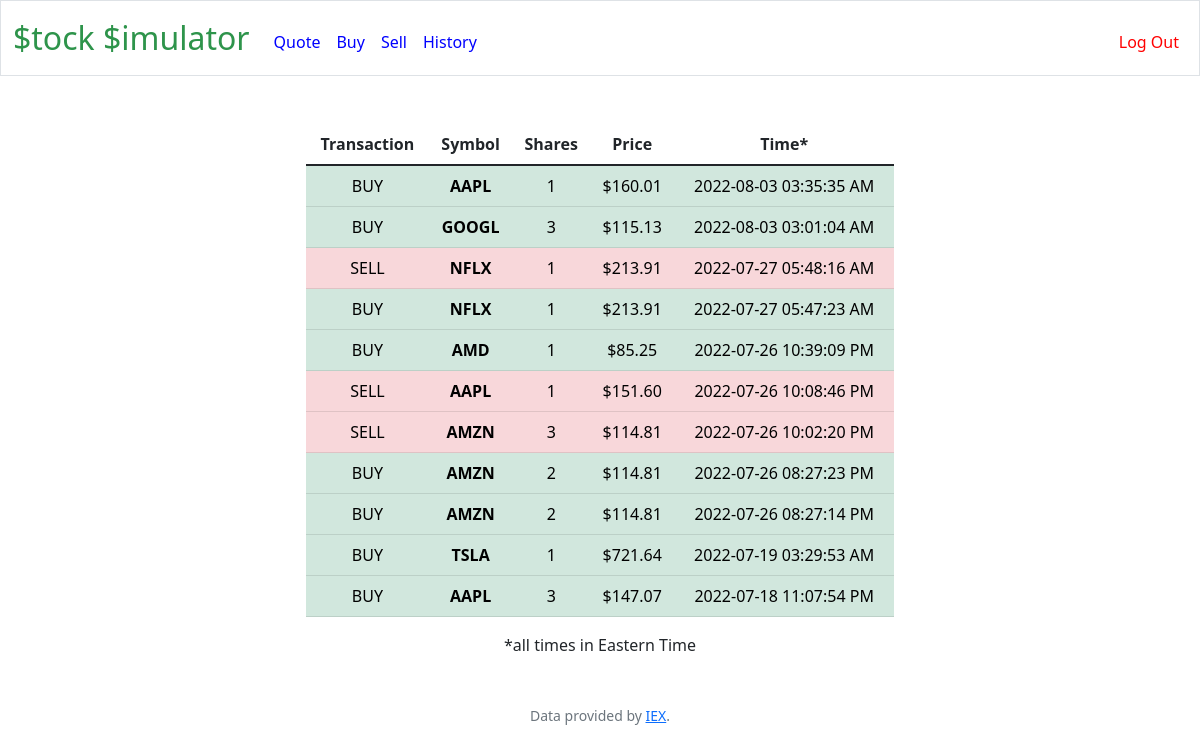
Screenshot of /history (signed in) with the database file from the repository.
### tables this page shows
CREATE TABLE transactions (
transaction_id INTEGER PRIMARY KEY AUTOINCREMENT NOT NULL,
user_id INTEGER NOT NULL,
symbol TEXT NOT NULL,
shares INTEGER NOT NULL,
price NUMERIC NOT NULL,
time TEXT NOT NULL DEFAULT CURRENT_TIMESTAMP);

### app.py (the view)
@app.route("/history")
@login_required
def history():
    res = cur.execute(
        "SELECT symbol, shares, price, time FROM transactions WHERE user_id = ? ORDER BY time DESC", (session["user_id"],))
    hist = []
    for row in res:
        tx = {"symbol": row[0], "shares": abs(row[1]), "price": row[2]}
        tx["buy"] = row[1] > 0
        tx_time = datetime.strptime(row[3], "%Y-%m-%d %H:%M:%S")
        utc_time = tx_time.replace(tzinfo=pytz.utc)
        ny_time = utc_time.astimezone(pytz.timezone('America/New_York'))
        tx["time"] = datetime.strftime(ny_time, "%Y-%m-%d %I:%M:%S %p")
        hist.append(tx)
    return render_template("history.html", transactions=hist, usd=usd)

### app.py (called while the page is built)
@app.after_request
def after_request(response):
    response.headers["Cache-Control"] = "no-cache, no-store, must-revalidate"
    response.headers["Expires"] = 0
    response.headers["Pragma"] = "no-cache"
    return response

### helpers.py (called while the page is built)
def login_required(f):
    @wraps(f)
    def decorated_function(*args, **kwargs):
        if session.get("user_id") is None:
            return redirect("/login")
        return f(*args, **kwargs)
    return decorated_function

def usd(value):
    return f"${value:,.2f}"

### templates/history.html (shortened to what this page needs)
{% extends "layout.html" %}
{% block main %}
<table class="table center" style="width:50%">
    <thead>
        <tr>
            <th scope="col">Transaction</th>
            <th scope="col">Symbol</th>
            <th scope="col">Shares</th>
            <th scope="col">Price</th>
            <th scope="col">Time*</th>
        </tr>
    </thead>
    <tbody>
        {% for tx in transactions %}
        {% if tx["buy"]: %}
        <tr class="table-success">
            <td>BUY</td>
        {% else %}
        <tr class="table-danger">
            <td>SELL</td>
        {% endif %}
            <th scope="row">{{ tx["symbol"] }}</th>
            <td>{{ tx["shares"] }}</td>
            <td>{{ tx["price"] | usd }}</td>
            <td>{{ tx["time"] }}</td>
        </tr>
        {% endfor %}
</table>
*all times in Eastern Time
{% endblock %}

### templates/layout.html (shortened to what this page needs)
<!DOCTYPE html>
<html lang="en">
    <head>
        <link href="https://cdn.jsdelivr.net/npm/bootstrap@5.1.3/dist/css/bootstrap.min.css" rel="stylesheet">
        <link href="/static/styles.css" rel="stylesheet">
    </head>
    <body>
        <nav class="border navbar navbar-expand-md navbar-light">
            <div class="container-fluid">
                <a class="navbar-brand" href="/"><span class="green">$tock $imulator</span></a>
                <div class="collapse navbar-collapse" id="navbar">
                    {% if session["user_id"] %}
                        <ul class="navbar-nav me-auto mt-2">
                            <li class="nav-item"><a class="nav-link" href="/quote"><span class="blue">Quote</span></a></li>
                            <li class="nav-item"><a class="nav-link" href="/buy"><span class="blue">Buy</span></a></li>
                            <li class="nav-item"><a class="nav-link" href="/sell"><span class="blue">Sell</span></a></li>
                            <li class="nav-item"><a class="nav-link" href="/history"><span class="blue">History</span></a></li>
                        </ul>
                        <ul class="navbar-nav ms-auto mt-2">
                            <li class="nav-item"><a class="nav-link" href="/logout"><span class="red">Log Out</span></a></li>
                        </ul>
                    {% else %}
                        <ul class="navbar-nav ms-auto mt-2">
                            <li class="nav-item"><a class="nav-link" href="/register">Register</a></li>
                            <li class="nav-item"><a class="nav-link" href="/login">Log In</a></li>
                        </ul>
                    {% endif %}
                </div>
            </div>
        </nav>
        <main class="container-fluid py-5 text-center">
            {% block main %}{% endblock %}
        </main>
        <footer class="mb-5 small text-center text-muted">
            Data provided by <a href="https://iexcloud.io/">IEX</a>.
        </footer>
    </body>
</html>

### static/styles.css (style rules this page uses)
nav .navbar-brand { font-size: xx-large; }
nav .navbar-brand .green { color: #2e944b; }
.center { margin-left: auto; margin-right: auto; }
.red { color: red; }
.green { color: green; }
.blue { color: blue; }

### rows the page displays
transactions: shows "BUY", symbol "AAPL", shares "1", price "$160.01", time "2022-08-03 03:35:35 AM"
transactions: shows "BUY", symbol "GOOGL", shares "3", price "$115.13", time "2022-08-03 03:01:04 AM"
transactions: shows "SELL", symbol "NFLX", shares "1", price "$213.91", time "2022-07-27 05:48:16 AM"
transactions: shows "BUY", symbol "NFLX", shares "1", price "$213.91", time "2022-07-27 05:47:23 AM"
transactions: shows "BUY", symbol "AMD", shares "1", price "$85.25", time "2022-07-26 10:39:09 PM"
transactions: shows "SELL", symbol "AAPL", shares "1", price "$151.60", time "2022-07-26 10:08:46 PM"
transactions: shows "SELL", symbol "AMZN", shares "3", price "$114.81", time "2022-07-26 10:02:20 PM"
transactions: shows "BUY", symbol "AMZN", shares "2", price "$114.81", time "2022-07-26 08:27:23 PM"
transactions: shows "BUY", symbol "AMZN", shares "2", price "$114.81", time "2022-07-26 08:27:14 PM"
transactions: shows "BUY", symbol "TSLA", shares "1", price "$721.64", time "2022-07-19 03:29:53 AM"
transactions: shows "BUY", symbol "AAPL", shares "3", price "$147.07", time "2022-07-18 11:07:54 PM"
